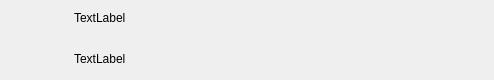
<?xml version="1.0" encoding="UTF-8"?>
<ui version="4.0">
 <class>NoticeItem</class>
 <widget class="QWidget" name="NoticeItem">
  <property name="geometry">
   <rect>
    <x>0</x>
    <y>0</y>
    <width>494</width>
    <height>80</height>
   </rect>
  </property>
  <property name="minimumSize">
   <size>
    <width>0</width>
    <height>80</height>
   </size>
  </property>
  <property name="windowTitle">
   <string>Form</string>
  </property>
  <layout class="QHBoxLayout" name="horizontalLayout">
   <property name="spacing">
    <number>0</number>
   </property>
   <property name="leftMargin">
    <number>10</number>
   </property>
   <property name="topMargin">
    <number>0</number>
   </property>
   <property name="rightMargin">
    <number>0</number>
   </property>
   <property name="bottomMargin">
    <number>0</number>
   </property>
   <item>
    <widget class="QWidget" name="widget_2" native="true">
     <property name="minimumSize">
      <size>
       <width>55</width>
       <height>55</height>
      </size>
     </property>
     <property name="maximumSize">
      <size>
       <width>55</width>
       <height>55</height>
      </size>
     </property>
     <layout class="QHBoxLayout" name="horizontalLayout_2">
      <property name="spacing">
       <number>0</number>
      </property>
      <property name="leftMargin">
       <number>0</number>
      </property>
      <property name="topMargin">
       <number>0</number>
      </property>
      <property name="rightMargin">
       <number>0</number>
      </property>
      <property name="bottomMargin">
       <number>0</number>
      </property>
      <item>
       <widget class="QLabel" name="icon_lb">
        <property name="minimumSize">
         <size>
          <width>50</width>
          <height>50</height>
         </size>
        </property>
        <property name="text">
         <string/>
        </property>
       </widget>
      </item>
     </layout>
    </widget>
   </item>
   <item>
    <widget class="QWidget" name="widget_3" native="true">
     <layout class="QVBoxLayout" name="verticalLayout">
      <property name="spacing">
       <number>10</number>
      </property>
      <property name="topMargin">
       <number>2</number>
      </property>
      <property name="bottomMargin">
       <number>3</number>
      </property>
      <item>
       <widget class="QLabel" name="user_name_lb">
        <property name="minimumSize">
         <size>
          <width>100</width>
          <height>30</height>
         </size>
        </property>
        <property name="maximumSize">
         <size>
          <width>200</width>
          <height>30</height>
         </size>
        </property>
        <property name="text">
         <string>TextLabel</string>
        </property>
       </widget>
      </item>
      <item>
       <widget class="ElaText" name="msg_lb">
        <property name="minimumSize">
         <size>
          <width>100</width>
          <height>30</height>
         </size>
        </property>
        <property name="maximumSize">
         <size>
          <width>400</width>
          <height>30</height>
         </size>
        </property>
        <property name="text">
         <string>TextLabel</string>
        </property>
       </widget>
      </item>
     </layout>
    </widget>
   </item>
   <item>
    <widget class="ClickedOnceLabel" name="go_notice">
     <property name="minimumSize">
      <size>
       <width>30</width>
       <height>30</height>
      </size>
     </property>
     <property name="maximumSize">
      <size>
       <width>30</width>
       <height>30</height>
      </size>
     </property>
     <property name="text">
      <string/>
     </property>
    </widget>
   </item>
   <item>
    <widget class="QWidget" name="widget" native="true">
     <property name="minimumSize">
      <size>
       <width>40</width>
       <height>40</height>
      </size>
     </property>
     <property name="maximumSize">
      <size>
       <width>40</width>
       <height>16777215</height>
      </size>
     </property>
     <layout class="QHBoxLayout" name="horizontalLayout_3">
      <property name="spacing">
       <number>0</number>
      </property>
      <property name="leftMargin">
       <number>0</number>
      </property>
      <property name="topMargin">
       <number>0</number>
      </property>
      <property name="rightMargin">
       <number>0</number>
      </property>
      <property name="bottomMargin">
       <number>0</number>
      </property>
      <item>
       <widget class="ClickedOnceLabel" name="close_lb">
        <property name="minimumSize">
         <size>
          <width>30</width>
          <height>30</height>
         </size>
        </property>
        <property name="maximumSize">
         <size>
          <width>30</width>
          <height>30</height>
         </size>
        </property>
        <property name="text">
         <string/>
        </property>
       </widget>
      </item>
     </layout>
    </widget>
   </item>
   <item>
    <spacer name="horizontalSpacer">
     <property name="orientation">
      <enum>Qt::Orientation::Horizontal</enum>
     </property>
     <property name="sizeType">
      <enum>QSizePolicy::Policy::Fixed</enum>
     </property>
     <property name="sizeHint" stdset="0">
      <size>
       <width>20</width>
       <height>20</height>
      </size>
     </property>
    </spacer>
   </item>
  </layout>
 </widget>
 <customwidgets>
  <customwidget>
   <class>ElaText</class>
   <extends>QLabel</extends>
   <header location="global">elatext.h</header>
  </customwidget>
  <customwidget>
   <class>ClickedOnceLabel</class>
   <extends>QLabel</extends>
   <header location="global">chat/Chat_Comp/ClickedOnceLabel.h</header>
  </customwidget>
 </customwidgets>
 <resources/>
 <connections/>
</ui>
